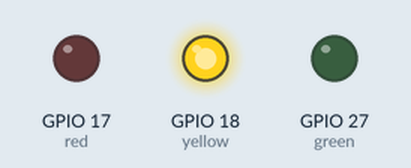
Bench run of a program on a simulated Raspberry Pi (BCM pin numbers). Parts: output pins drawn as LEDs (lit = HIGH).

Above: at 1.0 s.
At 7.0 s:
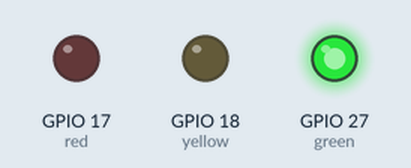
At 14.5 s:
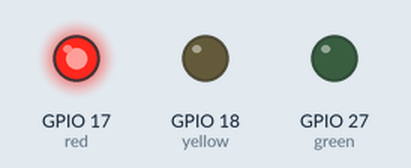
Timing chart, 0 to 22.1 s (numbered marks = the images above):
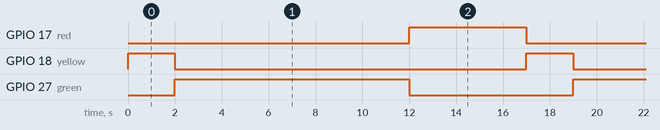

The program:

gpio_ex02.py
```python
import RPi.GPIO as GPIO
import time

red = 17
yellow = 18
green = 27

GPIO.setwarnings(False)
GPIO.setmode(GPIO.BCM)
GPIO.cleanup()
GPIO.setup(red, GPIO.OUT)
GPIO.setup(yellow, GPIO.OUT)
GPIO.setup(green, GPIO.OUT)


if __name__ == '__main__':
    while True:
     GPIO.output(red, False)
     GPIO.output(yellow, True)
     time.sleep(2)
     GPIO.output(yellow, False)
     GPIO.output(green, True)
     time.sleep(10)
     GPIO.output(green, False)
     GPIO.output(red, True)
     time.sleep(5)
```

Measured:
- by itself, GPIO 17 (red): alternates HIGH for 5.0 s and LOW for 12.0 s
- by itself, GPIO 18 (yellow): alternates HIGH for 2.0 s and LOW for 15.0 s
- by itself, GPIO 27 (green): alternates HIGH for 10.0 s and LOW for 7.0 s
